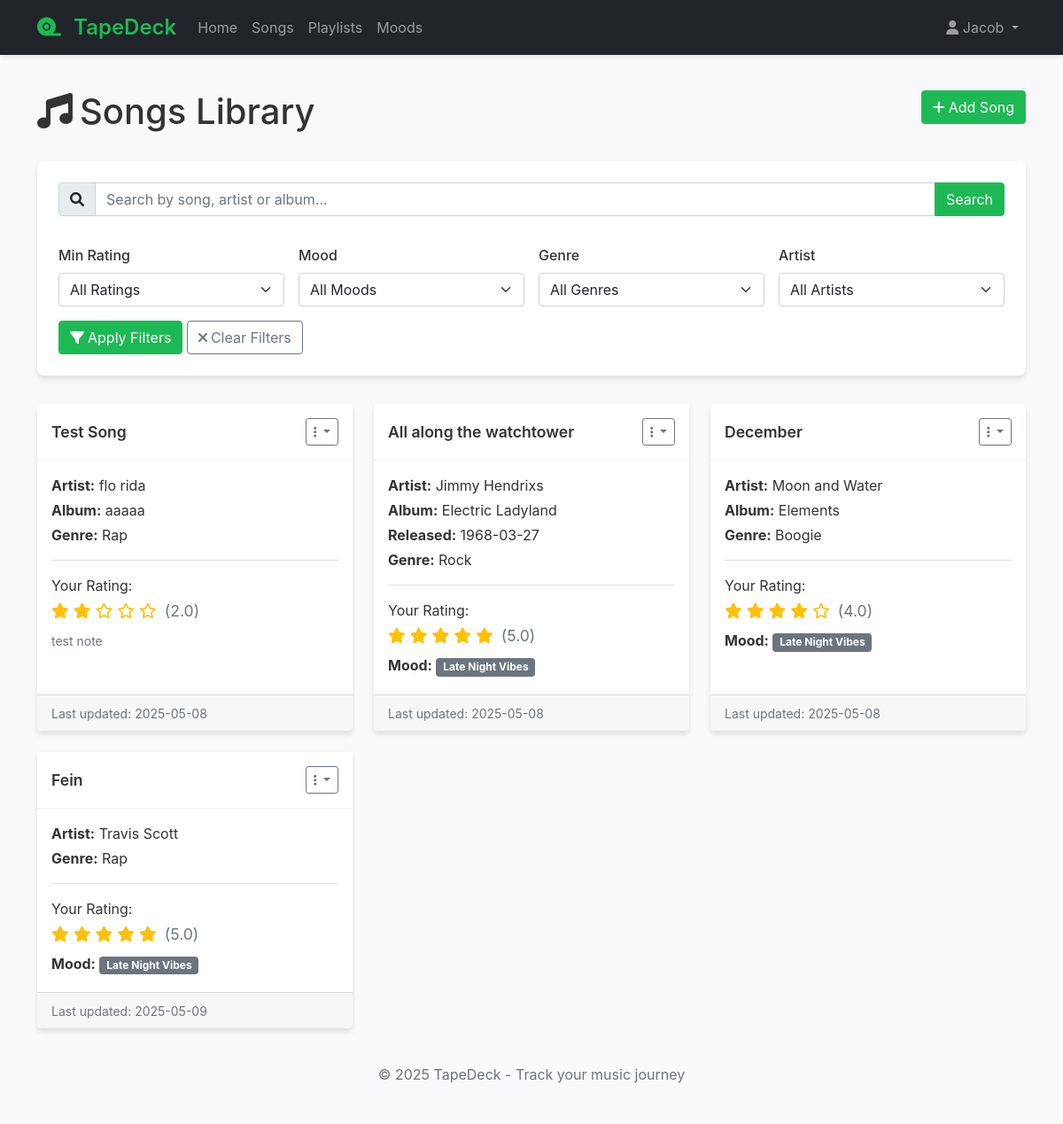
The page /songs (signed in) on the database as committed earlier.
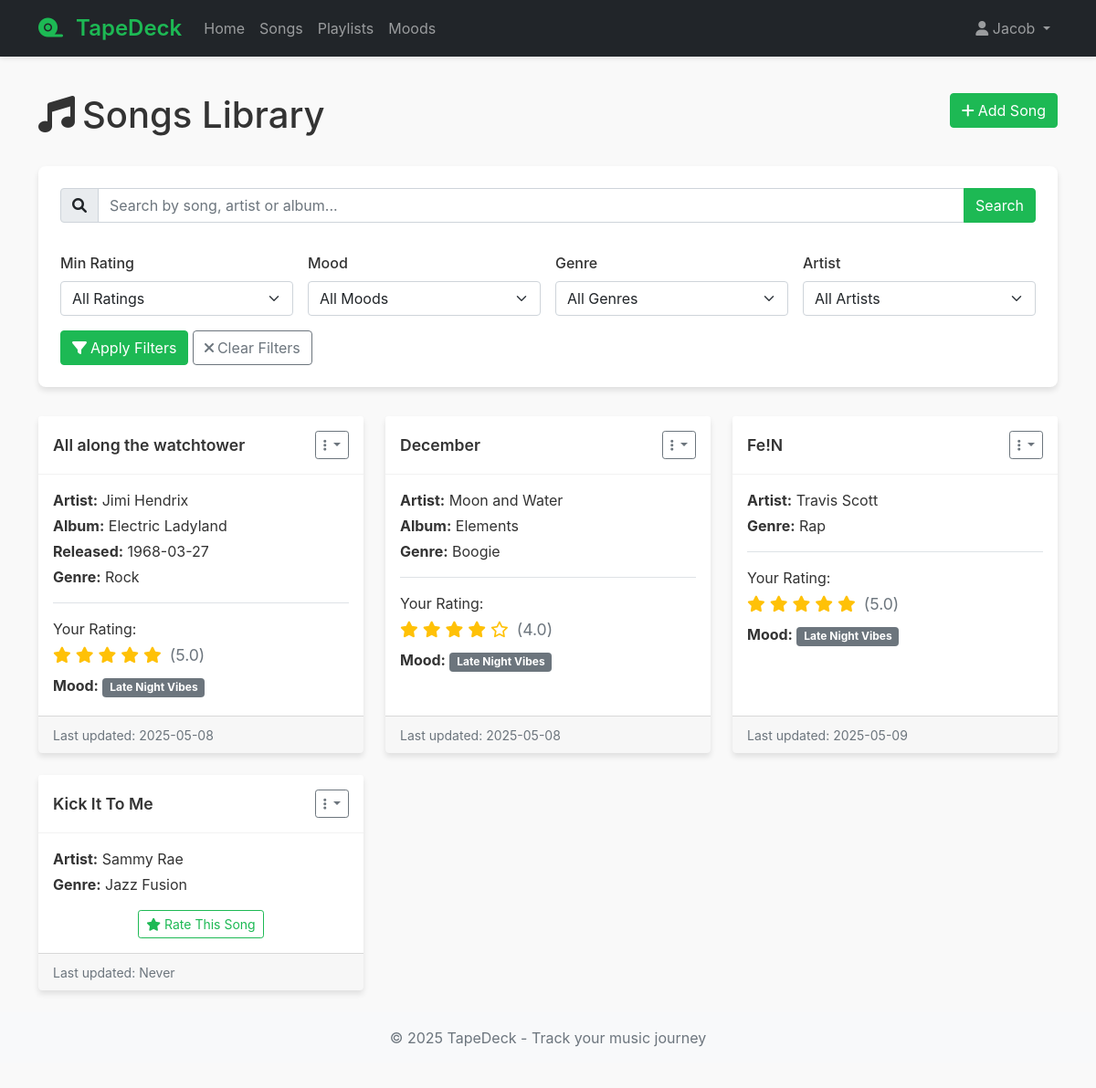
The same page on the database as committed later.
### models.py (models this page shows)
class Song(db.Model):
    __tablename__ = 'song'
    song_id = db.Column(db.Integer, primary_key=True)
    song_name = db.Column(db.String(100), nullable=False)
    release_date = db.Column(db.String(20))
    album_id = db.Column(db.Integer, db.ForeignKey('album.album_id'))
    artist_id = db.Column(db.Integer, db.ForeignKey('artist.artist_id'), nullable=False)
    genre = db.Column(db.String(50))  # Added genre for filtering requirement
    ratings = db.relationship('SongRating', backref='song', lazy=True)
    playlists = db.relationship('Playlist', secondary=playlist_songs, backref=db.backref('songs', lazy='dynamic'))

class Artist(db.Model):
    __tablename__ = 'artist'
    artist_id = db.Column(db.Integer, primary_key=True)
    artist_name = db.Column(db.String(100), nullable=False)
    songs = db.relationship('Song', backref='artist', lazy=True)

class Album(db.Model):
    __tablename__ = 'album'
    album_id = db.Column(db.Integer, primary_key=True)
    album_name = db.Column(db.String(100), nullable=False)
    songs = db.relationship('Song', backref='album', lazy=True)

class SongRating(db.Model):
    __tablename__ = 'song_rating'
    rating_id = db.Column(db.Integer, primary_key=True)
    user_id = db.Column(db.Integer, db.ForeignKey('user.user_id'), nullable=False)
    song_id = db.Column(db.Integer, db.ForeignKey('song.song_id'), nullable=False)
    rating = db.Column(db.Float, nullable=False)
    mood_id = db.Column(db.Integer, db.ForeignKey('mood.mood_id'))
    notes = db.Column(db.Text)  # Added for note-taking requirement
    created_at = db.Column(db.DateTime, default=datetime.utcnow)
    updated_at = db.Column(db.DateTime, default=datetime.utcnow, onupdate=datetime.utcnow)

class Mood(db.Model):
    __tablename__ = 'mood'
    mood_id = db.Column(db.Integer, primary_key=True)
    mood = db.Column(db.String(50), nullable=False)
    user_id = db.Column(db.Integer, db.ForeignKey('user.user_id'))  # Added for custom moods per user
    ratings = db.relationship('SongRating', backref='mood', lazy=True)

### routes.py (the view, shortened to what this page needs)
@bp.route('/songs')
@login_required
def songs():
    rating_filter = request.args.get('rating')
    mood_filter = request.args.get('mood_id')
    genre_filter = request.args.get('genre')
    artist_filter = request.args.get('artist_id')
    search_query = request.args.get('search', '').strip()
    query = db.session.query(Song, SongRating).\
        outerjoin(SongRating, (Song.song_id == SongRating.song_id) &
                 (SongRating.user_id == current_user.user_id)).\
        join(Artist).\
        outerjoin(Album)  # Join with Album to allow searching by album name
    if rating_filter:
        rating_value = float(rating_filter)
        query = query.filter(SongRating.rating >= rating_value)
    if mood_filter:
        query = query.filter(SongRating.mood_id == int(mood_filter))
    if genre_filter:
        query = query.filter(Song.genre.ilike(f'%{genre_filter}%'))
    if artist_filter:
        query = query.filter(Song.artist_id == int(artist_filter))
    results = query.all()
    moods = Mood.query.filter_by(user_id=current_user.user_id).all()
    artists = Artist.query.all()
    genres = db.session.query(Song.genre).distinct().filter(Song.genre.isnot(None)).all()
    results_count = len(results)
    add_to_playlist_form = AddToPlaylistForm()
    add_to_playlist_form.playlist_id.choices = [
        (p.playlist_id, p.playlist_name)
        for p in Playlist.query.join(playlist_manager).filter(
            playlist_manager.c.user_id == current_user.user_id,
            playlist_manager.c.permissions >= 2  # User can edit
        ).all()
    ]
    return render_template(
        'songs.html',
        results=results,
        results_count=results_count,
        moods=moods,
        artists=artists,
        genres=genres,
        add_to_playlist_form=add_to_playlist_form,
        search_query=search_query
    )

### forms.py
class AddToPlaylistForm(FlaskForm):
    playlist_id = SelectField('Select Playlist', coerce=int, validators=[DataRequired()])
    song_id = HiddenField('Song ID')
    submit = SubmitField('Add to Playlist')

### app.py (called while the page is built)
def create_app(config_class=Config):
    app = Flask(__name__)
    app.config.from_object(config_class)
    app.jinja_env.globals.update(enumerate=enumerate)
    db.init_app(app)
    login_manager = LoginManager()
    login_manager.login_view = 'routes.login'
    login_manager.login_message_category = 'info'
    login_manager.init_app(app)
    @login_manager.user_loader
    def load_user(user_id):
        return User.query.get(int(user_id))
    app.register_blueprint(routes_bp)
    with app.app_context():
        db.create_all()
    return app

### templates/songs.html (shortened to what the changed rows need)
{% extends "base.html" %}
{% block content %}
<div class="row mb-4">
    <div class="col">
        <h1>
            <i class="fas fa-music me-2"></i>Songs Library
            <a href="{{ url_for('routes.add_song') }}" class="btn btn-primary float-end">
                <i class="fas fa-plus me-1"></i>Add Song
            </a>
        </h1>
    </div>
</div>
<div class="row row-cols-1 row-cols-md-2 row-cols-lg-3 g-4">
    {% for song, rating in results %}
    <div class="col">
        <div class="card h-100 song-card">
            <div class="card-header d-flex justify-content-between align-items-center">
                <h5 class="card-title mb-0 text-truncate" title="{{ song.song_name }}">{{ song.song_name }}</h5>
                <div class="dropdown">
                    <button class="btn btn-sm btn-outline-secondary dropdown-toggle" type="button" id="dropdownMenuButton{{ song.song_id }}" data-bs-toggle="dropdown" aria-expanded="false">
                        <i class="fas fa-ellipsis-v"></i>
                    </button>
                </div>
            </div>
            <div class="card-body">
                <p class="card-text mb-1">
                    <strong>Artist:</strong> {{ song.artist.artist_name }}
                </p>
                {% if song.album %}
                <p class="card-text mb-1">
                    <strong>Album:</strong> {{ song.album.album_name }}
                </p>
                {% endif %}
                {% if song.release_date %}
                <p class="card-text mb-1">
                    <strong>Released:</strong> {{ song.release_date }}
                </p>
                {% endif %}
                {% if song.genre %}
                <p class="card-text mb-1">
                    <strong>Genre:</strong> {{ song.genre }}
                </p>
                {% endif %}
                {% if rating %}
                <div class="mt-3 pt-3 border-top">
                    <p class="mb-1">Your Rating:</p>
                    <div class="rating-stars mb-2">
                        {% for i in range(1, 6) %}
                            {% if i <= rating.rating|int %}
                                <i class="fas fa-star"></i>
                            {% elif i <= rating.rating + 0.5 %}
                                <i class="fas fa-star-half-alt"></i>
                            {% else %}
                                <i class="far fa-star"></i>
                            {% endif %}
                        {% endfor %}
                        <span class="ms-1 text-muted">({{ rating.rating }})</span>
                    </div>
                    {% if rating.mood %}
                    <p class="card-text mb-1">
                        <strong>Mood:</strong> <span class="badge bg-secondary">{{ rating.mood.mood }}</span>
                    </p>
                    {% endif %}
                    {% if rating.notes %}
                    <p class="card-text">
                        <small class="text-muted">{{ rating.notes|truncate(100) }}</small>
                    </p>
                    {% endif %}
                </div>
                {% else %}
                <div class="mt-3 text-center">
                    <a href="{{ url_for('routes.rate_song', song_id=song.song_id) }}" class="btn btn-sm btn-outline-primary">
                        <i class="fas fa-star me-1"></i>Rate This Song
                    </a>
                </div>
                {% endif %}
            </div>
            <div class="card-footer text-muted">
                <small>Last updated: {{ rating.updated_at.strftime('%Y-%m-%d') if rating else 'Never' }}</small>
            </div>
        </div>
    </div>
    {% else %}
    <div class="col-12">
        <div class="alert alert-info">
            <i class="fas fa-info-circle me-2"></i>No songs found. Try adjusting your filters or <a href="{{ url_for('routes.add_song') }}">add a new song</a>.
        </div>
    </div>
    {% endfor %}
</div>
{% endblock %}

Rows that differ between the two databases and show on the page:
removed Song: song_name "Test Song", artist.artist_name "flo rida", album.album_name "aaaaa", genre "Rap", rating "2.0", notes "test note", updated_at "2025-05-08"
changed through a linked row, Song "All along the watchtower": artist.artist_name "Jimmy Hendrixs" → "Jimi Hendrix"
changed Song "Rap": song_name "Fein" → "Fe!N"
added Song: song_name "Kick It To Me", artist.artist_name "Sammy Rae", genre "Jazz Fusion", updated_at "Never"
